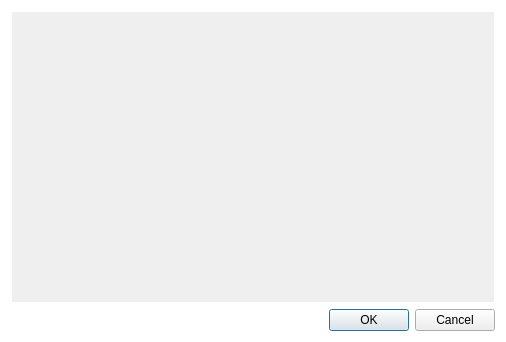
<?xml version="1.0" encoding="UTF-8"?>
<ui version="4.0">
 <class>Dialog</class>
 <widget class="QDialog" name="Dialog">
  <property name="geometry">
   <rect>
    <x>0</x>
    <y>0</y>
    <width>506</width>
    <height>342</height>
   </rect>
  </property>
  <property name="windowTitle">
   <string>Dialog</string>
  </property>
  <property name="styleSheet">
   <string notr="true">QDialog{
    background-color: #FFFFFF;
    color: #2E2E2E;
    font-family: 'Inter';

}</string>
  </property>
  <layout class="QVBoxLayout" name="verticalLayout">
   <item>
    <widget class="QScrollArea" name="scrollArea">
     <property name="styleSheet">
      <string notr="true">QScrollArea {
background-color:transparent

}</string>
     </property>
     <property name="widgetResizable">
      <bool>true</bool>
     </property>
     <widget class="QWidget" name="scrollAreaWidgetContents">
      <property name="geometry">
       <rect>
        <x>0</x>
        <y>0</y>
        <width>486</width>
        <height>292</height>
       </rect>
      </property>
     </widget>
    </widget>
   </item>
   <item>
    <widget class="QDialogButtonBox" name="buttonBox">
     <property name="orientation">
      <enum>Qt::Orientation::Horizontal</enum>
     </property>
     <property name="standardButtons">
      <set>QDialogButtonBox::StandardButton::Cancel|QDialogButtonBox::StandardButton::Ok</set>
     </property>
    </widget>
   </item>
  </layout>
 </widget>
 <resources/>
 <connections>
  <connection>
   <sender>buttonBox</sender>
   <signal>accepted()</signal>
   <receiver>Dialog</receiver>
   <slot>accept()</slot>
   <hints>
    <hint type="sourcelabel">
     <x>248</x>
     <y>254</y>
    </hint>
    <hint type="destinationlabel">
     <x>157</x>
     <y>274</y>
    </hint>
   </hints>
  </connection>
  <connection>
   <sender>buttonBox</sender>
   <signal>rejected()</signal>
   <receiver>Dialog</receiver>
   <slot>reject()</slot>
   <hints>
    <hint type="sourcelabel">
     <x>316</x>
     <y>260</y>
    </hint>
    <hint type="destinationlabel">
     <x>286</x>
     <y>274</y>
    </hint>
   </hints>
  </connection>
 </connections>
</ui>
